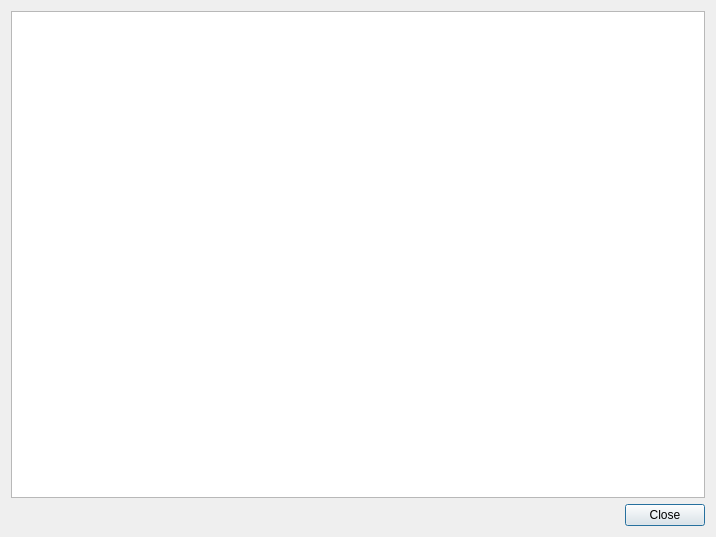
<?xml version="1.0" encoding="UTF-8"?>
<ui version="4.0">
 <class>EulerGraphsTimeChallengeRecordsDialog</class>
 <widget class="QDialog" name="EulerGraphsTimeChallengeRecordsDialog">
  <property name="geometry">
   <rect>
    <x>0</x>
    <y>0</y>
    <width>716</width>
    <height>537</height>
   </rect>
  </property>
  <property name="windowTitle">
   <string>Dialog</string>
  </property>
  <layout class="QVBoxLayout" name="verticalLayout">
   <item>
    <widget class="QTableView" name="tableView">
     <property name="editTriggers">
      <set>QAbstractItemView::NoEditTriggers</set>
     </property>
     <property name="sortingEnabled">
      <bool>true</bool>
     </property>
     <attribute name="verticalHeaderVisible">
      <bool>false</bool>
     </attribute>
    </widget>
   </item>
   <item>
    <widget class="QDialogButtonBox" name="buttonBox">
     <property name="orientation">
      <enum>Qt::Horizontal</enum>
     </property>
     <property name="standardButtons">
      <set>QDialogButtonBox::Close</set>
     </property>
    </widget>
   </item>
  </layout>
 </widget>
 <resources/>
 <connections>
  <connection>
   <sender>buttonBox</sender>
   <signal>accepted()</signal>
   <receiver>EulerGraphsTimeChallengeRecordsDialog</receiver>
   <slot>accept()</slot>
   <hints>
    <hint type="sourcelabel">
     <x>248</x>
     <y>254</y>
    </hint>
    <hint type="destinationlabel">
     <x>157</x>
     <y>274</y>
    </hint>
   </hints>
  </connection>
  <connection>
   <sender>buttonBox</sender>
   <signal>rejected()</signal>
   <receiver>EulerGraphsTimeChallengeRecordsDialog</receiver>
   <slot>reject()</slot>
   <hints>
    <hint type="sourcelabel">
     <x>316</x>
     <y>260</y>
    </hint>
    <hint type="destinationlabel">
     <x>286</x>
     <y>274</y>
    </hint>
   </hints>
  </connection>
 </connections>
</ui>
